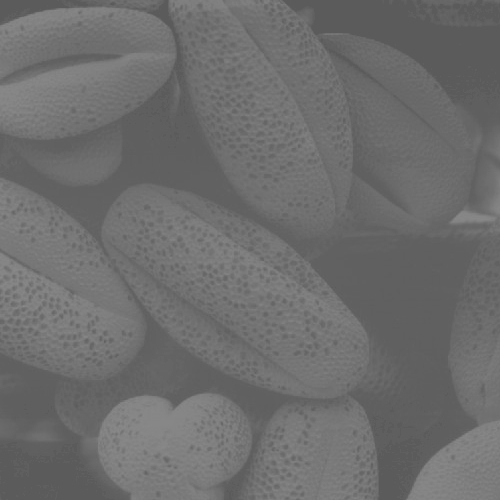
#> input picture Assignment 2/Food.jpg, 500 x 500 px, found by its file name
$ python Assignment2.py
#> lines starting #> are read from the running program, lines starting #| are printed output that depends on the picture; long printed decimals are rounded
import cv2
import numpy as np
import matplotlib.pyplot as plt
import math
import time

# Read the image
foodIm = cv2.imread('food.jpg')
#> foodIm is the input picture: shape (500, 500, 3); min 90, max 138, mean 109.1
foodIm = cv2.cvtColor(foodIm, cv2.COLOR_BGR2GRAY)
#> foodIm: shape (500, 500)

# Question 1 incomplete
def scale(inputIm, inputRange):
    if inputRange[0] > inputRange[1]:
        print("Please provide a valid inputRange")
        return
    if inputRange[0] < 0 or inputRange[1] < 0:
        print("Please provide a positive inputRange")
        return
    if not isinstance(inputRange[0], int) or not isinstance(inputRange[1], int):
        print("Please provide an integer inputRange")
        return
    scaledIm = inputIm.copy()
    x_range = np.max(inputIm) - np.min(inputIm)
    y_range = inputRange[1] - inputRange[0]
    #y = mx + b
    m = y_range / x_range

    #for original image
    b = -(m * np.min(inputIm))
    # Transform the values in the input image
    for i in range(len(inputIm[0])):
        for j in range(len(inputIm[1])):
            scaledIm[i][j] = (m * inputIm[i][j]) + b

    transFunc = [(m * x) + b for x in range(np.min(inputIm), np.max(inputIm)+1)]
    return scaledIm, transFunc


scale(foodIm, [0, 210.7])
scale(foodIm, [200, 10])
scale(foodIm, [-100, 10])
scaledFoodIm, scaledTransFunc = scale(foodIm, [0, 255])
#> in scale (call 4), `x_range = np.max(inputIm) - np.min(inputIm)`: x_range = 48
#> in scale (call 4), `m = y_range / x_range`: m = 5.31
#> in scale (call 4), `b = -(m * np.min(inputIm))`: b = -478.1
#> after the loop in scale (call 4), `for i in range(len(inputIm[0])):`:
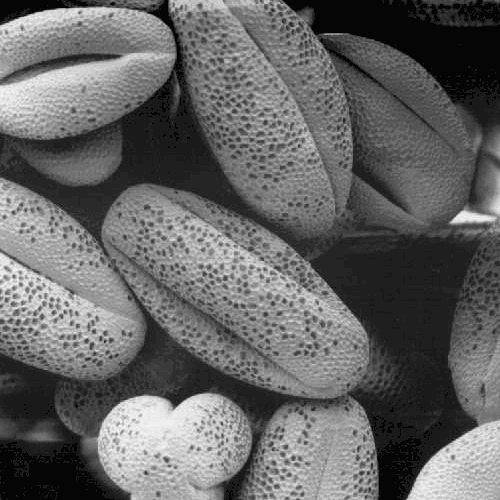
#> scaledIm: shape (500, 500); min 0, max 255, mean 100.8
#> in scale (call 4), `transFunc = [(m * x) + b for x in range(np.min(inputIm), np.max(inputI..`: transFunc = 49 values from 0 to 255
#> scaledTransFunc = 49 values from 0 to 255

# Display the image
plt.imshow(scaledFoodIm, cmap='gray')
plt.show()
plt.plot(scaledTransFunc)
plt.title("Scaled Transformation Function")
plt.ylabel("Output Intensity")
plt.xlabel("Input Intensity")
plt.show()
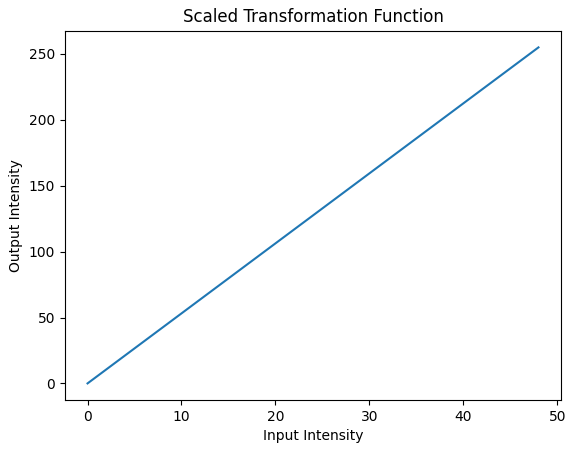
#> figure drawn by matplotlib, 1 panel; curve peaks at x = 48, y = 255
# plt.imshow(scaledFoodim, cmap='gray')
# plt.show()

# Question 2
def CalHist(inputIm, normalized=False):
#> called with normalized = False
    if inputIm.ndim != 2:
        raise ValueError("Input image must be grayscale (2D array).")

    # Calculate the histogram
    histogram = [0] * 256

    # Iterate through the image and count pixel values
    for row in inputIm:
        for pixel_value in row:
            histogram[pixel_value] += 1
#> after the loop, histogram = 256 values, max 19057 at index 31, min 0 at index 1, mean 976.6

    if normalized:
        total_pixels = np.max(histogram)
        histogram = [count / total_pixels for count in histogram]

    return histogram

hist = CalHist(scaledFoodIm, False)
#> hist has the same summary as histogram in CalHist
# Calculate the normalized histogram
normalized_hist = CalHist(scaledFoodIm, True)
#> normalized_hist = 256 values, max 1 at index 31, min 0 at index 1, mean 0.0512

# Create a figure with two subplots for the histogram and normalized histogram
plt.figure(figsize=(12, 4))

# Plot the histogram
plt.subplot(1, 2, 1)
plt.bar(list(range(256)), hist, width=1)
plt.title("Histogram")
plt.xlabel("Pixel Value")
plt.ylabel("Frequency")

# Plot the normalized histogram
plt.subplot(1, 2, 2)
plt.bar(list(range(256)), normalized_hist, width=1)
plt.title("Normalized Histogram")
plt.xlabel("Pixel Value")
plt.ylabel("Normalized Frequency")

# Display the histograms side-by-side
plt.tight_layout()
plt.show()
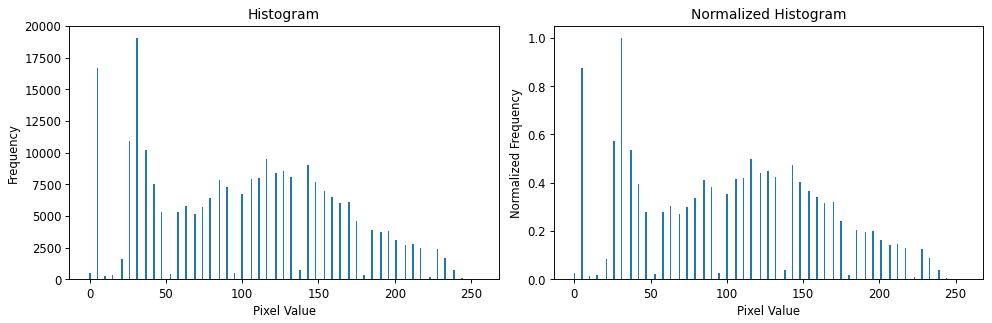
#> figure drawn by matplotlib, 2 panels; panel 1: tallest bar 19057 high, from x = 30.5 to 31.5; panel 2: tallest bar 1 high, from x = 30.5 to 31.5

# Question 3

def HistEqualization(inputIm):
    if inputIm.ndim != 2:
        raise ValueError("Input image must be grayscale (2D array).")

    histogram = CalHist(inputIm, normalized=False)
#> histogram = 256 values, max 19057 at index 96, min 0 at index 0, mean 976.6
    # Compute the cumulative normalized histogram

    cdf = [sum(histogram[:i + 1])/(inputIm.shape[1]*inputIm.shape[0]) for i in range(len(histogram))] #T(k)
#> cdf = 256 values from 0 to 1
    #Compute the transformed intesity by g_k = T(k) * (L-1) where L is the maximum gray level

    transFunc = [(len(histogram) - 1) * cdf[i] for i in range(len(cdf))]
#> transFunc = 256 values from 0 to 255
    transFunc = np.round(transFunc).astype(np.uint8) # rounding and converting to uint8

    # Scan the image and transform old values into transFunc values
    enhancedIm = inputIm.copy()
    for i in range(len(inputIm[0])):
        for j in range(len(inputIm[1])):
            enhancedIm[i][j] = transFunc[inputIm[i][j]]
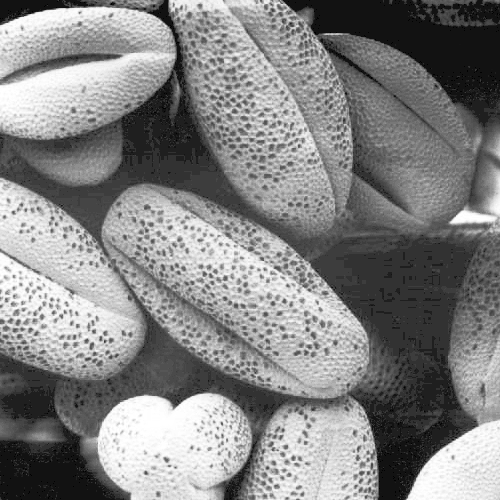
#> enhancedIm: shape (500, 500); min 1, max 255, mean 131.8

    return enhancedIm, transFunc

#Display the running time of using the HistEqualization function to accomplish the task on the console.
start_time = time.time()
equalizedFoodIm, equalizedTransFunc = HistEqualization(foodIm)
#> equalizedTransFunc = 256 values from 0 to 255
execution_time = time.time() - start_time
print("Execution time: " + str(execution_time) + " seconds")


# Question 4
start_time = time.time()
# Perform histogram equalization using cv2.equalizeHist
enhancedFoodIm = cv2.equalizeHist(foodIm)
execution_time = time.time() - start_time
print("Execution time: " + str(execution_time) + " seconds")

#Question 5

def BBHE(inputIm):
    #Compute X_m, X_L, X_H

    x_m = np.mean(inputIm)
#> x_m = 109.1

    # Initialize histograms for dark and bright regions
    hist_dark = np.zeros(256, dtype=np.uint32)
    hist_bright = np.zeros(256, dtype=np.uint32)

    # Compute histograms for dark and bright regions
    for pixel_value in inputIm.flatten():
        if pixel_value <= x_m:
            hist_dark[pixel_value] += 1
        else:
            hist_bright[pixel_value] += 1
#> this loop made 250000 passes
#> pixel_value on passes 1 to 3: 91, 91, 91
#> after the loop, hist_bright = 256 values, max 9462 at index 112, min 0 at index 0, mean 492.6; hist_dark = 256 values, max 19057 at index 96, min 0 at index 0, mean 483.9

    # Calculate CDF (cumulative distribution function) for dark and bright regions
    cdf_dark = np.zeros(256, dtype=np.uint32)
    cdf_bright = np.zeros(256, dtype=np.uint32)

    cdf_dark[0] = hist_dark[0]
    cdf_bright[0] = hist_bright[0]

    for i in range(1, 256):
        cdf_dark[i] = cdf_dark[i - 1] + hist_dark[i]
        cdf_bright[i] = cdf_bright[i - 1] + hist_bright[i]
#> after the loop, cdf_bright = 256 values from 0 to 126117; cdf_dark = 256 values from 0 to 123883

    # Normalize CDFs to the range [0, 1]
    cdf_dark_normalized = cdf_dark / cdf_dark[-1]
#> cdf_dark_normalized = 256 values from 0 to 1
    cdf_bright_normalized = cdf_bright / cdf_bright[-1]
#> cdf_bright_normalized = 256 values from 0 to 1

    # Calculate transformation functions
    transFuncL = np.zeros(256, dtype=np.uint8)
    transFuncH = np.zeros(256, dtype=np.uint8)

    for i in range(256):
        transFuncL[i] = round(x_m * cdf_dark_normalized[i])
        transFuncH[i] = round(((x_m + 1) + (255 - x_m - 1)) * cdf_bright_normalized[i])
#> after the loop, transFuncH = 256 values from 0 to 255; transFuncL = 256 values from 0 to 109


    enhanced_image = np.zeros_like(inputIm, dtype=np.uint8)
    for i in range(inputIm.shape[0]):
        for j in range(inputIm.shape[1]):
            if inputIm[i, j] <= x_m:
                enhanced_image[i, j] = transFuncL[inputIm[i, j]]
            else:
                enhanced_image[i, j] = transFuncH[inputIm[i, j]]
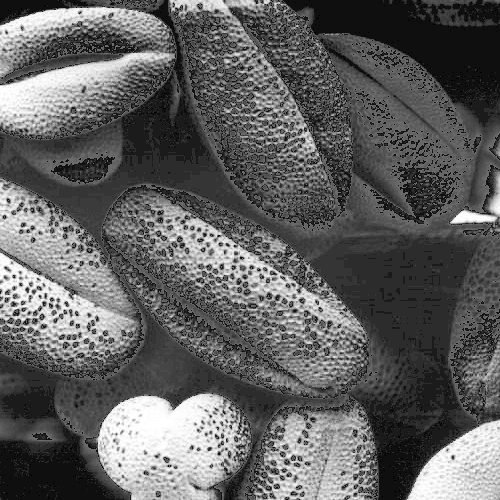
#> enhanced_image: shape (500, 500); min 0, max 255, mean 97

    return enhanced_image, transFuncL, transFuncH

start_time = time.time()
BBHEFoodIm, transFuncL, transFuncH = BBHE(foodIm)
#> transFuncL = 256 values from 0 to 109; transFuncH = 256 values from 0 to 255
execution_time = time.time() - start_time
print("Execution time: " + str(execution_time) + " seconds")

#plotting question 3 and 5 transformation functions side by side. Question 4 does not return a transformation function
plt.figure(figsize=(12, 4))
plt.subplot(1, 3, 1)
plt.plot(equalizedTransFunc)
plt.title("Equalized Transformation Function")
plt.ylabel("Output Intensity")
plt.xlabel("Input Intensity")

plt.subplot(1, 3, 2)
plt.plot(transFuncL)
plt.title("BBHE Dark Histogram Transformation Function")
plt.ylabel("Output Intensity")
plt.xlabel("Input Intensity")

plt.subplot(1, 3, 3)
plt.plot(transFuncH)
plt.title("BBHE Light Histogram Transformation Function")
plt.ylabel("Output Intensity")
plt.xlabel("Input Intensity")

plt.tight_layout()
plt.show()
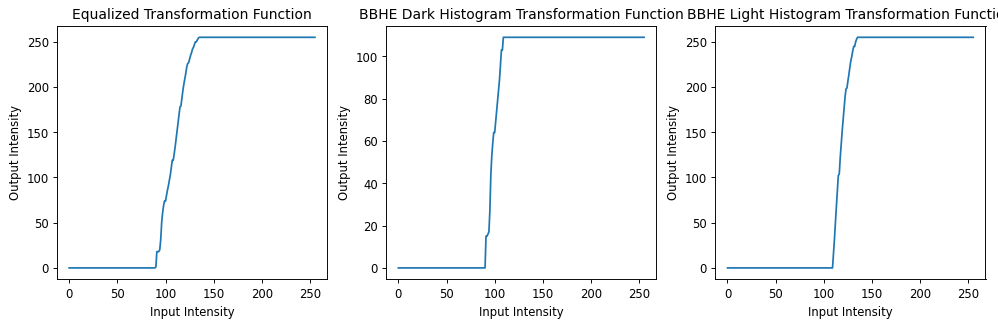
#> figure drawn by matplotlib, 3 panels; panel 1: curve peaks at x = 135, y = 255; panel 2: curve peaks at x = 109, y = 109; panel 3: curve peaks at x = 135, y = 255

#PSNR stuff
def PSNR(inputIm, enhancedIm):
    if inputIm.shape != enhancedIm.shape:
        raise ValueError("Input and reference images must have the same dimensions.")

    mean_squared_error = np.mean((inputIm - enhancedIm) ** 2)
#> mean_squared_error = 93.83
    psnr = 10 * math.log10((255 ** 2) / mean_squared_error)
#> psnr = 28.41

    return psnr

psnr_equalized = PSNR(foodIm, equalizedFoodIm)
#> psnr_equalized = 28.41
psnr_BBHE = PSNR(foodIm, BBHEFoodIm)
#> psnr_BBHE = 27.99
print("PSNR of equalizedFoodIm: " + str(psnr_equalized))
#| PSNR of equalizedFoodIm: 28.407
print("PSNR of BBHEFoodIm: " + str(psnr_BBHE))
#| PSNR of BBHEFoodIm: 27.993
